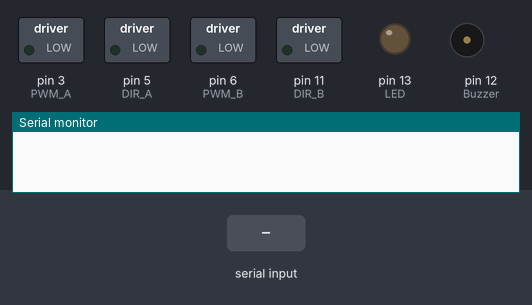
Recording of a sketch running on a simulated Arduino Uno, built with avr-gcc and run on an emulated ATmega328P. Parts: switched loads named in the sketch (green lamp = pin HIGH), output pins drawn as LEDs (lit = HIGH), buzzer (waves = sounding), the last lines printed to the serial monitor. Inputs (shaded band) come from the test bench.

Above: at 1.2 s.
1.3 s: "LED 45\n" received over Serial
At 2.4 s:
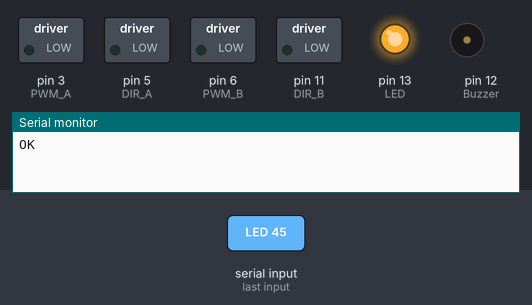
2.8 s: "MOTOR_TRAS 45\n" received over Serial
At 3.8 s:
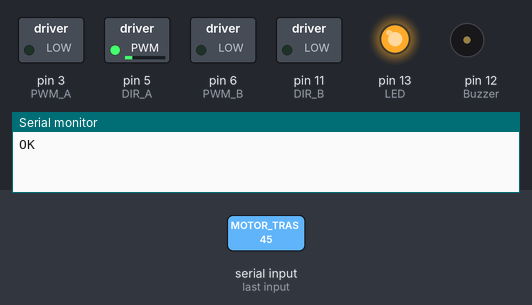
4.3 s: "LED\n" received over Serial
At 5.5 s:
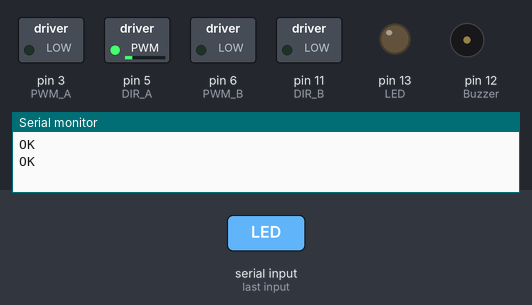
5.8 s: "BEEP 45\n" received over Serial
At 5.95 s:
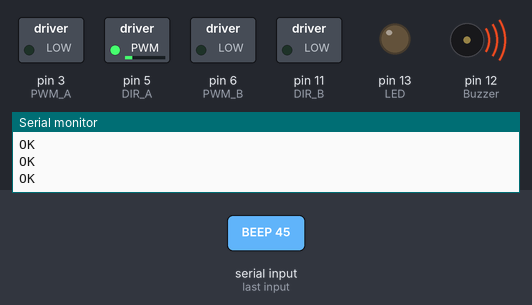
Timing chart, 0 to 8.6 s (numbered marks = the images above; inputs shaded):
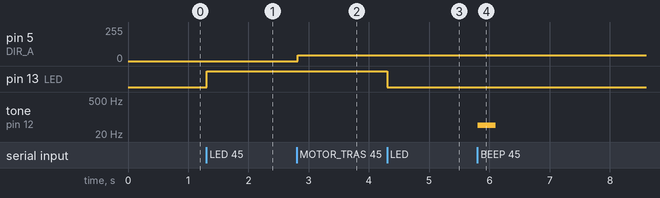

Measured:
- after the input at 1.3 s, pin 13 (LED): LOW → HIGH at once
- after the input at 2.8 s, pin 5 (DIR_A): 0/255 → 45/255 at once
- after the input at 4.3 s, pin 13 (LED): HIGH → LOW at once
- after the input at 5.8 s, tone on pin 12 (Buzzer): silent → 45 Hz at once, → silent 0.30 s later

The sketch:

zoy_steam_uno_firmware_0.6.2.ino
```cpp
void setup() {
  Serial.begin(9600);
  pinMode(3, OUTPUT);   // PWM A
  pinMode(5, OUTPUT);   // DIR A
  pinMode(6, OUTPUT);   // PWM B
  pinMode(11, OUTPUT);  // DIR B
  pinMode(13, OUTPUT);  // LED
  pinMode(12, OUTPUT);  // Buzzer
}

void loop() {
  if (Serial.available()) {
    String comando = Serial.readStringUntil('\n');
    comando.trim();

    if (comando.startsWith("MOTOR_ESQUERDO_FRENTE")) {
      int sep = comando.indexOf(' ', 22);
      int velA = comando.substring(22, sep).toInt();

      analogWrite(3, velA);
      digitalWrite(5, LOW);
      Serial.println("OK");

      }else if (comando.startsWith("MOTOR_ESQUERDO_TRAS")) {
      int sep = comando.indexOf(' ', 20);
      int velA = comando.substring(20, sep).toInt();
      int velB = comando.substring(sep + 1).toInt();

      analogWrite(5, velA);
      digitalWrite(3, LOW);
      Serial.println("OK");

      }else if (comando.startsWith("MOTOR_DIREITO_FRENTE")) {
      int sep = comando.indexOf(' ', 21);
      int velA = comando.substring(21, sep).toInt();

      analogWrite(6, velA);
      digitalWrite(11, LOW);
      Serial.println("OK");

      }else if (comando.startsWith("MOTOR_DIREITO_TRAS")) {
      int sep = comando.indexOf(' ', 19);
      int velA = comando.substring(19, sep).toInt();
      int velB = comando.substring(sep + 1).toInt();

      analogWrite(11, velA);
      digitalWrite(6, LOW);
      Serial.println("OK");

    }else if (comando.startsWith("MOTOR_TRAS")) {
      int sep = comando.indexOf(' ', 11);
      int velA = comando.substring(11, sep).toInt();
      int velB = comando.substring(sep + 1).toInt();

      digitalWrite(3, LOW);
      analogWrite(5, velA);
      digitalWrite(6, LOW);
      analogWrite(11, velB);

    }else if (comando == "PARAR") {
      digitalWrite(3, LOW);
      digitalWrite(5, LOW);
      digitalWrite(6, LOW);
      digitalWrite(11, LOW);

      Serial.println("OK");

    } else if (comando.startsWith("MOTOR_TRAS")) {
      int sep = comando.indexOf(' ', 11);
      int velA = comando.substring(11, sep).toInt();
      int velB = comando.substring(sep + 1).toInt();

      digitalWrite(3, LOW);
      analogWrite(5, velA);
      digitalWrite(6, LOW);
      analogWrite(11, velB);

      Serial.println("OK");

    } else if (comando.startsWith("LED")) {
      int valor = comando.substring(4).toInt();
      digitalWrite(13, valor > 0 ? HIGH : LOW);
      Serial.println("OK");

    } else if (comando.startsWith("BEEP")) {
      int freq = comando.substring(5).toInt();
      tone(12, freq, 300);
      Serial.println("OK");

    } else {
      Serial.println("ERRO:CMD_DESCONHECIDO");
    }
  }
}
```
